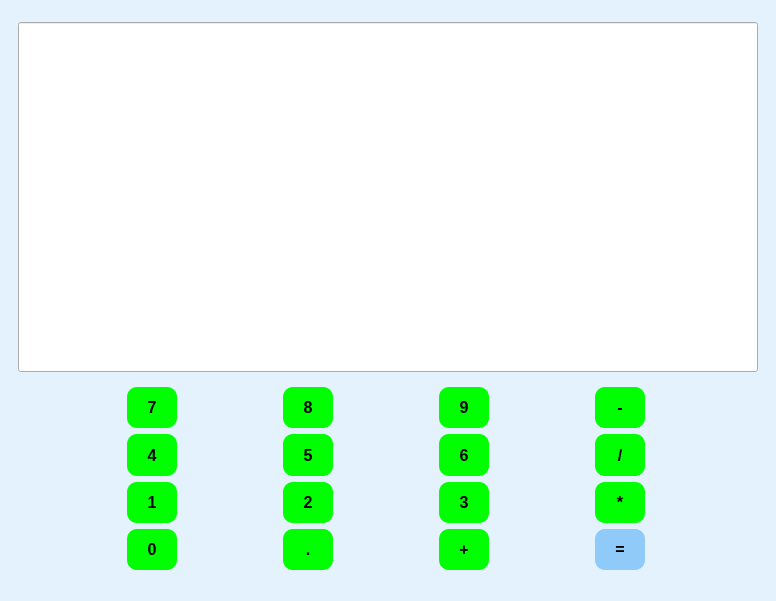
<?xml version="1.0" encoding="UTF-8"?>
<ui version="4.0">
 <class>MainWindow</class>
 <widget class="QMainWindow" name="MainWindow">
  <property name="geometry">
   <rect>
    <x>0</x>
    <y>0</y>
    <width>776</width>
    <height>601</height>
   </rect>
  </property>
  <property name="windowTitle">
   <string>MainWindow</string>
  </property>
  <widget class="QWidget" name="centralwidget">
   <property name="styleSheet">
    <string notr="true">#centralwidget {
	background: #E3F2FD;
}

#in_out_cal {
	background: #0D47A1;
	color: white;
	border: none;
	border-radius: 15px;
	font-size: 20px;
}

QPushButton {
	width: 50px;
	max-width: 50px;
	height: 50px;
	background: #90CAF9;
	color: black;
	font-weight: 700; 
	font-size: 16px;
	border: none;
	border-radius: 10px;
}

QPushButton:hover {
	background: #2196F3;
}</string>
   </property>
   <layout class="QVBoxLayout" name="verticalLayout">
    <item>
     <widget class="QWidget" name="widget" native="true">
      <layout class="QVBoxLayout" name="verticalLayout_3">
       <item>
        <spacer name="verticalSpacer">
         <property name="orientation">
          <enum>Qt::Vertical</enum>
         </property>
         <property name="sizeHint" stdset="0">
          <size>
           <width>20</width>
           <height>40</height>
          </size>
         </property>
        </spacer>
       </item>
       <item>
        <widget class="QLineEdit" name="lineEdit">
         <property name="minimumSize">
          <size>
           <width>500</width>
           <height>350</height>
          </size>
         </property>
         <property name="maximumSize">
          <size>
           <width>20000</width>
           <height>2000000</height>
          </size>
         </property>
        </widget>
       </item>
       <item>
        <widget class="QWidget" name="widget_2" native="true">
         <property name="minimumSize">
          <size>
           <width>100</width>
           <height>100</height>
          </size>
         </property>
         <layout class="QGridLayout" name="gridLayout_3">
          <item row="6" column="4">
           <widget class="QPushButton" name="cham">
            <property name="font">
             <font>
              <pointsize>-1</pointsize>
              <weight>87</weight>
              <bold>true</bold>
             </font>
            </property>
            <property name="styleSheet">
             <string notr="true">background:#00FF00</string>
            </property>
            <property name="text">
             <string>.</string>
            </property>
           </widget>
          </item>
          <item row="4" column="14">
           <widget class="QPushButton" name="chia">
            <property name="styleSheet">
             <string notr="true">background:#00FF00</string>
            </property>
            <property name="text">
             <string>/</string>
            </property>
           </widget>
          </item>
          <item row="3" column="2">
           <widget class="QPushButton" name="bay">
            <property name="font">
             <font>
              <pointsize>-1</pointsize>
              <weight>87</weight>
              <bold>true</bold>
             </font>
            </property>
            <property name="styleSheet">
             <string notr="true">background:#00FF00</string>
            </property>
            <property name="text">
             <string>7</string>
            </property>
           </widget>
          </item>
          <item row="6" column="2">
           <widget class="QPushButton" name="khong">
            <property name="font">
             <font>
              <pointsize>-1</pointsize>
              <weight>87</weight>
              <bold>true</bold>
             </font>
            </property>
            <property name="styleSheet">
             <string notr="true">background:#00FF00</string>
            </property>
            <property name="text">
             <string>0</string>
            </property>
           </widget>
          </item>
          <item row="4" column="4">
           <widget class="QPushButton" name="nam">
            <property name="font">
             <font>
              <pointsize>-1</pointsize>
              <weight>87</weight>
              <bold>true</bold>
             </font>
            </property>
            <property name="styleSheet">
             <string notr="true">background:#00FF00</string>
            </property>
            <property name="text">
             <string>5</string>
            </property>
           </widget>
          </item>
          <item row="3" column="6">
           <widget class="QPushButton" name="chin">
            <property name="font">
             <font>
              <pointsize>-1</pointsize>
              <weight>87</weight>
              <bold>true</bold>
             </font>
            </property>
            <property name="styleSheet">
             <string notr="true">background:#00FF00</string>
            </property>
            <property name="text">
             <string>9</string>
            </property>
           </widget>
          </item>
          <item row="4" column="2">
           <widget class="QPushButton" name="bon">
            <property name="font">
             <font>
              <pointsize>-1</pointsize>
              <weight>87</weight>
              <bold>true</bold>
             </font>
            </property>
            <property name="styleSheet">
             <string notr="true">background:#00FF00</string>
            </property>
            <property name="text">
             <string>4</string>
            </property>
           </widget>
          </item>
          <item row="5" column="6">
           <widget class="QPushButton" name="ba">
            <property name="font">
             <font>
              <pointsize>-1</pointsize>
              <weight>87</weight>
              <bold>true</bold>
             </font>
            </property>
            <property name="styleSheet">
             <string notr="true">background:#00FF00</string>
            </property>
            <property name="text">
             <string>3</string>
            </property>
           </widget>
          </item>
          <item row="5" column="2">
           <widget class="QPushButton" name="mot">
            <property name="font">
             <font>
              <pointsize>-1</pointsize>
              <weight>87</weight>
              <bold>true</bold>
             </font>
            </property>
            <property name="styleSheet">
             <string notr="true">background:#00FF00</string>
            </property>
            <property name="text">
             <string>1</string>
            </property>
           </widget>
          </item>
          <item row="6" column="6">
           <widget class="QPushButton" name="cong">
            <property name="styleSheet">
             <string notr="true">background:#00FF00</string>
            </property>
            <property name="text">
             <string>+</string>
            </property>
           </widget>
          </item>
          <item row="3" column="14">
           <widget class="QPushButton" name="tru">
            <property name="styleSheet">
             <string notr="true">background:#00FF00</string>
            </property>
            <property name="text">
             <string>-</string>
            </property>
           </widget>
          </item>
          <item row="4" column="6">
           <widget class="QPushButton" name="sau">
            <property name="font">
             <font>
              <pointsize>-1</pointsize>
              <weight>87</weight>
              <bold>true</bold>
             </font>
            </property>
            <property name="styleSheet">
             <string notr="true">background:#00FF00</string>
            </property>
            <property name="text">
             <string>6</string>
            </property>
           </widget>
          </item>
          <item row="3" column="4">
           <widget class="QPushButton" name="tam">
            <property name="font">
             <font>
              <pointsize>-1</pointsize>
              <weight>87</weight>
              <bold>true</bold>
             </font>
            </property>
            <property name="styleSheet">
             <string notr="true">background:#00FF00</string>
            </property>
            <property name="text">
             <string>8</string>
            </property>
           </widget>
          </item>
          <item row="5" column="4">
           <widget class="QPushButton" name="hai">
            <property name="font">
             <font>
              <pointsize>-1</pointsize>
              <weight>87</weight>
              <bold>true</bold>
             </font>
            </property>
            <property name="styleSheet">
             <string notr="true">background:#00FF00</string>
            </property>
            <property name="text">
             <string>2</string>
            </property>
           </widget>
          </item>
          <item row="5" column="14">
           <widget class="QPushButton" name="nhan">
            <property name="styleSheet">
             <string notr="true">background:#00FF00</string>
            </property>
            <property name="text">
             <string>*</string>
            </property>
           </widget>
          </item>
          <item row="6" column="14">
           <widget class="QPushButton" name="pushButton_5">
            <property name="font">
             <font>
              <pointsize>-1</pointsize>
              <weight>87</weight>
              <bold>true</bold>
             </font>
            </property>
            <property name="text">
             <string>=</string>
            </property>
           </widget>
          </item>
         </layout>
        </widget>
       </item>
       <item>
        <spacer name="verticalSpacer_2">
         <property name="orientation">
          <enum>Qt::Vertical</enum>
         </property>
         <property name="sizeHint" stdset="0">
          <size>
           <width>20</width>
           <height>40</height>
          </size>
         </property>
        </spacer>
       </item>
      </layout>
     </widget>
    </item>
   </layout>
  </widget>
 </widget>
 <resources/>
 <connections/>
</ui>
